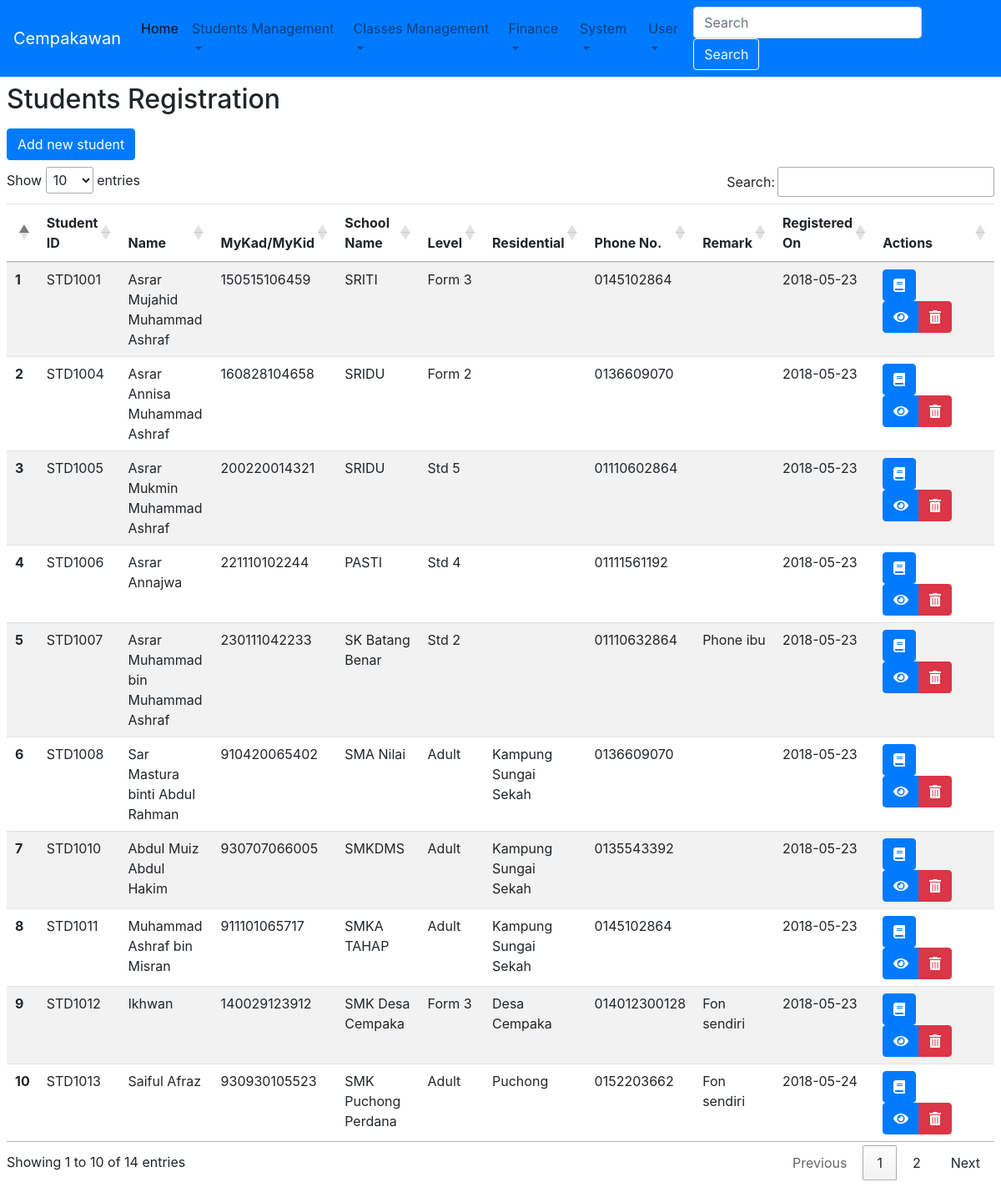
The app's page /index.php?m=student-registration (signed in) with its own data.
### tables this page shows
CREATE TABLE `students` (
  `id` int(11) NOT NULL AUTO_INCREMENT,
  `name` text NOT NULL,
  `level` int(11) NOT NULL,
  `mykad` varchar(12) NOT NULL,
  `residential` text NOT NULL,
  `school_name` text NOT NULL,
  `phone_no` text NOT NULL,
  `remark` text NOT NULL,
  `registered_on` timestamp NOT NULL DEFAULT CURRENT_TIMESTAMP ON UPDATE CURRENT_TIMESTAMP,
  `quit_on` datetime NOT NULL,
  PRIMARY KEY (`id`),
  UNIQUE KEY `mykad` (`mykad`)
);

### view-student-registration.php (the view, shortened to what this page needs)
<main class="m-2">
	<h2>Students Registration</h2>
	<div>
		<a href="?m=add-student" class="btn btn-primary my-2">Add new student</a>
	</div>
	<table class="table table-hover table-striped w-100 datatable">
		<thead>
			<tr>
				<th></th>
				<th>Student ID</th>
				<th>Name</th>
				<th>MyKad/MyKid</th>
				<th>School Name</th>
				<th>Level</th>
				<th>Residential</th>
				<th>Phone No.</th>
				<th>Remark</th>
				<th>Registered On</th>
				<th width="170">Actions</th>
			</tr>
		</thead>
		<tbody>
			<?php
				$sql = "SELECT *,
						(SELECT (sum(transactions.debit)-sum(transactions.credit)) FROM transactions WHERE account = 11 AND transactions.subaccount = students.id AND type = 'Student' ) AS debt,
						(SELECT (sum(transactions.credit)-sum(transactions.debit)) FROM transactions WHERE account = 6 AND transactions.subaccount = students.id AND type = 'Student' ) AS prepayment
						FROM students";
				$run = $conn->query($sql);
				$i = 0;
				while ( $row = $run->fetch_assoc() ){
					$i++;
			?>
				<tr>
					<th><?php echo $i ?></th>
					<td>STD<?php echo 1000+$row['id'] ?></td>
					<td><?php echo $row['name'] ?></td>
					<td><?php echo $row['mykad'] ?></td>
					<td><?php echo $row['school_name'] ?></td>
					<td>
						<?php
							switch ($row['level']) {
								case '2':
									echo 'Std 2';
									break;
								case '4':
									echo 'Std 4';
									break;
								case '5':
									echo 'Std 5';
									break;
								case '8':
									echo 'Form 2';
									break;
								case '9':
									echo 'Form 3';
									break;
								case '14':
									echo 'Adult';
									break;
							}
						?>
					</td>
					<td><?php echo $row['residential'] ?></td>
					<td><?php echo $row['phone_no'] ?></td>
					<td><?php echo $row['remark'] ?></td>
					<td><?php echo date('Y-m-d',strtotime($row['registered_on'])) ?></td>
					<td>
						<a href="?m=enroll-student&student=<?php echo $row['mykad'] ?>" class="btn btn-primary text-white hastooltip" title="Enroll student to class"><i class="fas fa-book"></i></a>
						<div class="btn-group">
							<button type="button" class="btn btn-primary hastooltip" data-toggle="modal" data-target="#student-detail-<?php echo($row['id']) ?>" title="View"><i class="fas fa-eye"></i></button>
							<button class="btn btn-danger hastooltip" data-toggle="modal" data-id="<?php echo($row['id']) ?>" data-target="#modal-remove-student" title="Delete student registration"><i class="fas fa-trash-alt"></i></button>
						</div>
					</td>
				</tr>
			<?php } ?>
		</tbody>
	</table>
</main>

### records on screen
students: 1000+$row['id'] "1001", name "Asrar Mujahid Muhammad Ashraf", mykad "150515106459", school_name "SRITI", level "Form 3", phone_no "0145102864", registered_on "2018-05-23"
students: 1000+$row['id'] "1004", name "Asrar Annisa Muhammad Ashraf", mykad "160828104658", school_name "SRIDU", level "Form 2", phone_no "0136609070", registered_on "2018-05-23"
students: 1000+$row['id'] "1005", name "Asrar Mukmin Muhammad Ashraf", mykad "200220014321", school_name "SRIDU", level "Std 5", phone_no "01110602864", registered_on "2018-05-23"
students: 1000+$row['id'] "1006", name "Asrar Annajwa", mykad "221110102244", school_name "PASTI", level "Std 4", phone_no "01111561192", registered_on "2018-05-23"
students: 1000+$row['id'] "1007", name "Asrar Muhammad bin Muhammad Ashraf", mykad "230111042233", school_name "SK Batang Benar", level "Std 2", phone_no "01110632864", remark "Phone ibu", registered_on "2018-05-23"
students: 1000+$row['id'] "1008", name "Sar Mastura binti Abdul Rahman", mykad "910420065402", school_name "SMA Nilai", level "Adult", residential "Kampung Sungai Sekah", phone_no "0136609070", registered_on "2018-05-23"
students: 1000+$row['id'] "1010", name "Abdul Muiz Abdul Hakim", mykad "930707066005", school_name "SMKDMS", level "Adult", residential "Kampung Sungai Sekah", phone_no "0135543392", registered_on "2018-05-23"
students: 1000+$row['id'] "1011", name "Muhammad Ashraf bin Misran", mykad "911101065717", school_name "SMKA TAHAP", level "Adult", residential "Kampung Sungai Sekah", phone_no "0145102864", registered_on "2018-05-23"
students: 1000+$row['id'] "1012", name "Ikhwan", mykad "140029123912", school_name "SMK Desa Cempaka", level "Form 3", residential "Desa Cempaka", phone_no "014012300128", remark "Fon sendiri", registered_on "2018-05-23"
students: 1000+$row['id'] "1013", name "Saiful Afraz", mykad "930930105523", school_name "SMK Puchong Perdana", level "Adult", residential "Puchong", phone_no "0152203662", remark "Fon sendiri", registered_on "2018-05-24"
